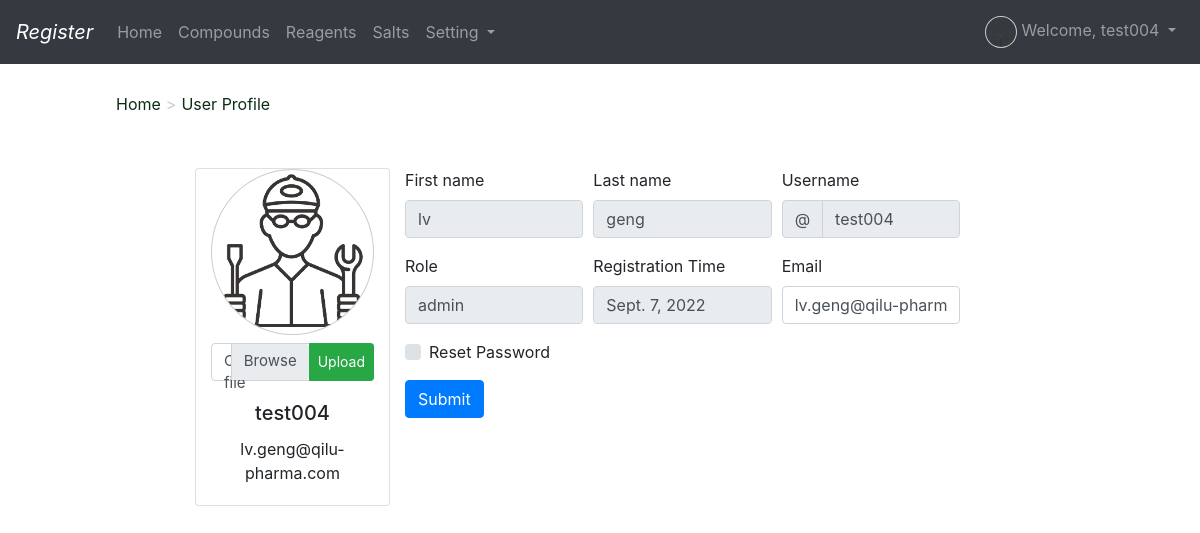
/profile/ (signed in), run on an earlier commit of the app's database.
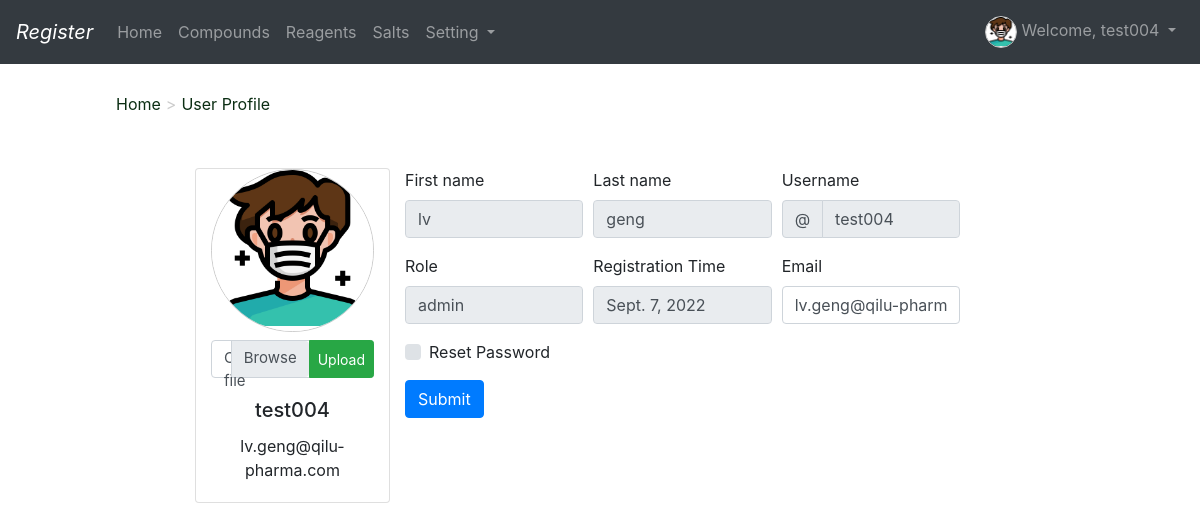
And on a later commit of the database.
### user/models.py (models this page shows)
class UsersInfo(models.Model):
    username = models.CharField(max_length=20)
    firstname = models.CharField(max_length=50,default='')
    lastname = models.CharField(max_length=50,default='')
    password = models.CharField(max_length=1000)
    age=models.IntegerField(default=0)
    email=models.EmailField(default='')
    badge=models.IntegerField(default=0)
    phone_number=models.IntegerField(default=0)
    register_time = models.DateField(null=True,auto_now_add=True)
    status = models.CharField(max_length=50,default='')
    role = models.CharField(max_length=50, default='')
    avatar_file_path = models.CharField(max_length=500,default='')

### user/views.py (the view, shortened to what this page needs)
# urls.py: path('profile/', user_view.profile),
def profile(request):
    if request.session.get('is_login'):
        username = request.session.get('username')
        user_info = UsersInfo.objects.get(username = username)
        return render(request, 'profile.html', locals())
    else:
        return redirect("/login/")

### register/template/profile.html (shortened to what the changed rows need)
{% extends "base.html" %}
{% block mainbody %}
<nav class="navbar navbar-expand-lg navbar-dark bg-dark">
  <div class="collapse navbar-collapse" id="navbarSupportedContent">
    <ul class="navbar-nav">
      <li class="nav-item dropdown">
        <a class="nav-link dropdown-toggle" href="#" id="navbarDropdown" role="button" data-toggle="dropdown" aria-haspopup="true" aria-expanded="false">
            <img src="{{ user_info.avatar_file_path }}"  style="wdith:2rem;height:2rem;border-radius: 50%;border:1px solid #cccccc">
            Welcome, {{ username }}
        </a>
      </li>
    </ul>
  </div>
</nav>
<div class="col-12 row">
    <div class="card col-2 mt-4 offset-2" style="width: 12rem;">
      <img class="card-img-top" src="{{ user_info.avatar_file_path }}" alt="Card image cap" style="border-radius: 50%;border:1px solid #cccccc">
        <div class="input-group mt-2">
          <div class="custom-file">
          </div>
          <div class="input-group-append">
          </div>
        </div>
      <div class="card-body text-center">
        <h5 class="card-title text-center">{{ user_info.username }}</h5>
        <p class="card-text">{{ user_info.email }}</p>
      </div>
    </div>
    <div class="col-6 mt-4">
        <form id ='user_profile' action = '/profile/' method = 'post'>
          <div class="form-row">
            <div class="col-md-4 mb-3">
              <label for="validationDefault01">First name</label>
              <input type="text" class="form-control" id="validationDefault01" placeholder="First name" value="{{ user_info.firstname }}" disabled>
            </div>
            <div class="col-md-4 mb-3">
              <label for="validationDefault02">Last name</label>
              <input type="text" class="form-control" id="validationDefault02" placeholder="Last name" value="{{ user_info.lastname }}" disabled>
            </div>
          </div>
          <div class="form-row">
            <div class="col-md-4 mb-3">
              <label for="validationDefault04">Role</label>
              <input type="text" class="form-control" id="validationDefault04" placeholder="Role" value="{{ user_info.role }}" disabled>
            </div>
            <div class="col-md-4 mb-3">
              <label for="validationDefault05">Registration Time</label>
              <input type="text" class="form-control" id="validationDefault05" placeholder="Registration Time" value="{{ user_info.register_time }}" disabled>
            </div>
            <div class="col-md-4 mb-3">
              <label for="validationDefault03">Email</label>
              <input name='email' type="text" class="form-control" id="validationDefault03" placeholder="Email" value="{{ user_info.email }}" required>
            </div>
          </div>
        </form>
    </div>
</div>
{% endblock %}

What changed in the data, as far as the page shows it:
changed UsersInfo "test004": avatar_file_path: a different picture
